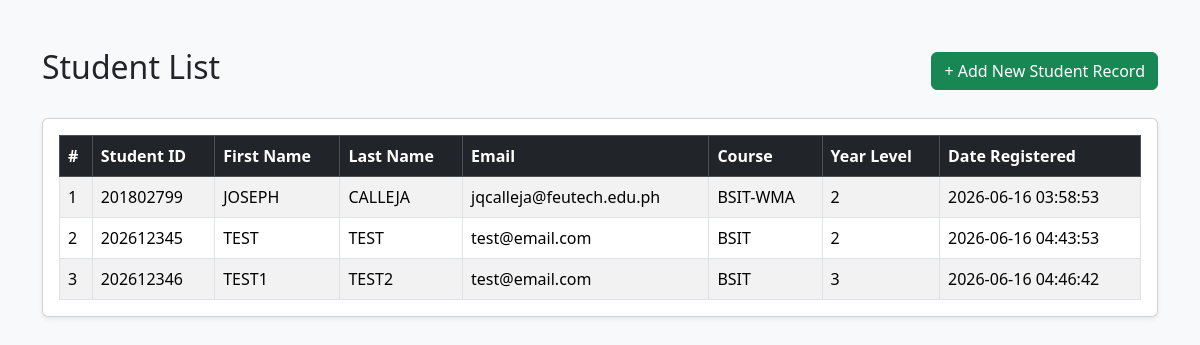
The page / on the database its author committed.
### tables this page shows
CREATE TABLE `tblstudents` (
  `id` int(11) NOT NULL,
  `student_id` varchar(15) NOT NULL,
  `first_name` varchar(50) NOT NULL,
  `last_name` varchar(50) NOT NULL,
  `email` varchar(100) NOT NULL,
  `course` varchar(100) NOT NULL,
  `year_level` tinyint(4) NOT NULL,
  `date_created` timestamp NOT NULL DEFAULT current_timestamp()
);

### fetch_students.php (called while the page is built, shortened)
<?php
require("db.php");
$result = mysqli_query($conn, "SELECT * FROM tblstudents ORDER BY last_name, first_name");
?>

### index.php (the view, shortened to what this page needs)
<?php
require('fetch_students.php');
?>
<?php
require('include/header.php');
?>
        <div class="d-flex justify-content-between align-items-center mb-4">
            <h2>Student List</h2>
            <a href="register.php" class="btn btn-success">+ Add New Student Record</a>
        </div>
        <div class="card shadow-sm">
            <div class="card-body">
                <table class="table table-bordered table-striped table-hover mb-0">
                    <thead class="table-dark">
                        <tr>
                            <th>#</th>
                            <th>Student ID</th>
                            <th>First Name</th>
                            <th>Last Name</th>
                            <th>Email</th>
                            <th>Course</th>
                            <th>Year Level</th>
                            <th>Date Registered</th>
                        </tr>
                    </thead>
                    <tbody>
                        <?php
                        $counter = 1;
                        while($row = mysqli_fetch_assoc($result)):
                        ?>
                        <tr>
                            <td><?= $counter++; ?></td>
                            <td><?= $row['student_id']; ?></td>
                            <td><?= $row['first_name']; ?></td>
                            <td><?= $row['last_name']; ?></td>
                            <td><?= $row['email']; ?></td>
                            <td><?= $row['course']; ?></td>
                            <td><?= $row['year_level']; ?></td>
                            <td><?= $row['date_created']; ?></td>
                        </tr>
                        <?php
                        endwhile;
                        ?>
                    </tbody>
                </table>
            </div>
        </div>
<?php
require('include/footer.php');
?>

### include/header.php (shortened to what this page needs)
<!DOCTYPE html>
<html lang="en">
<head>
    <link href="https://cdn.jsdelivr.net/npm/bootstrap@5.3.8/dist/css/bootstrap.min.css" rel="stylesheet">
</head>
<body class="bg-light">
    <div class="container mt-5">

### include/footer.php (shortened to what this page needs)
    </div>
</body>
</html>

### rows shown on the page
tblstudents: student "201802799", first_name "JOSEPH", last_name "CALLEJA", email "jqcalleja@feutech.edu.ph", course "BSIT-WMA", year_level "2", date_created "2026-06-16 03:58:53"
tblstudents: student "202612345", first_name "TEST", last_name "TEST", email "test@email.com", course "BSIT", year_level "2", date_created "2026-06-16 04:43:53"
tblstudents: student "202612346", first_name "TEST1", last_name "TEST2", email "test@email.com", course "BSIT", year_level "3", date_created "2026-06-16 04:46:42"
